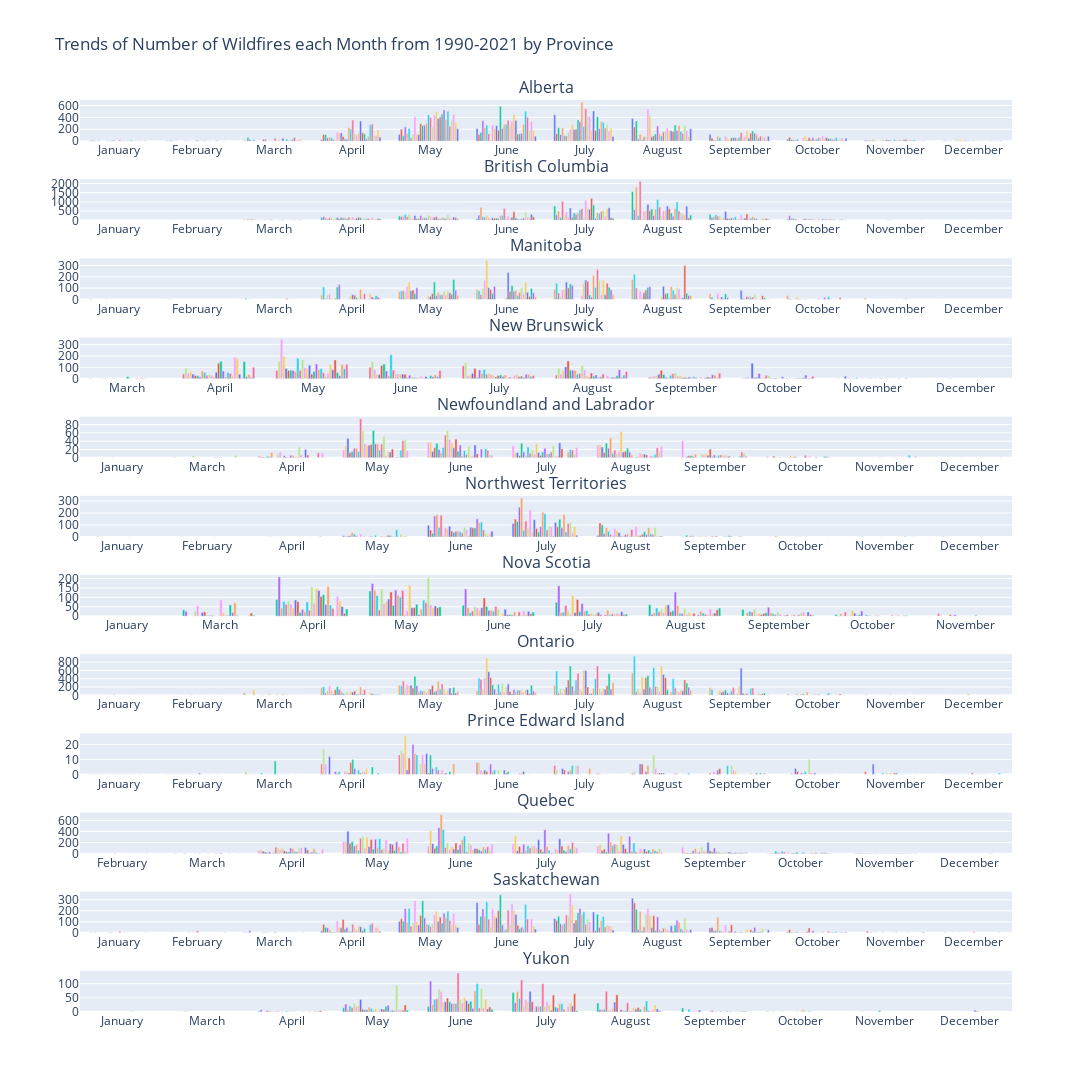

Notebook code cell kept with this figure:
### Code cell
# Get unique jurisdictions excluding "Parks Canada"
jurisdictions = numfiresbymonth[numfiresbymonth['Jurisdiction'] != 'Parks Canada']['Jurisdiction'].unique()

# Create subplots with 12 rows and 1 column (excluding "Parks Canada")
fig = make_subplots(rows=12, cols=1, subplot_titles=jurisdictions)

# Iterate over jurisdictions and create a bar plot for each
for i, jurisdiction in enumerate(jurisdictions, start=1):
    # Filter data for the current jurisdiction
    jurisdiction_data = numfiresbymonth[numfiresbymonth['Jurisdiction'] == jurisdiction]
    
    # Create a bar trace for each year excluding "Unspecified" (error value)
    for year in range(1990, 2022):
        # Check if "Unspecified" month exists in the data
        if "Unspecified" in jurisdiction_data['Month'].values:
            jurisdiction_data_filtered = jurisdiction_data[jurisdiction_data['Month'] != "Unspecified"]
        else:
            jurisdiction_data_filtered = jurisdiction_data
        
        fig.add_trace(
            go.Bar(x=jurisdiction_data_filtered['Month'], y=jurisdiction_data_filtered[year], name=str(year)),
            row=i, col=1
        )

# Update layout
fig.update_layout(height=1800, width=1780, showlegend=False, title_text="Trends of Number of Wildfires each Month from 1990-2021 by Province").show()
